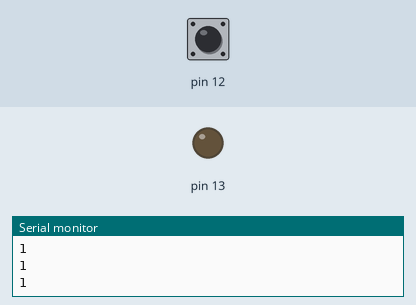
Simulated run of this sketch. Board: Arduino Uno, built with avr-gcc and run on an emulated ATmega328P. On the bench: output pins drawn as LEDs (lit = HIGH), the last lines printed to the serial monitor. The inputs (shaded band) are chosen by the test bench; at power-on: pin 12 HIGH.

Above: at 1.2 s.
1.3 s: pin 12 pulled LOW for 0.15 s
At 1.37 s:
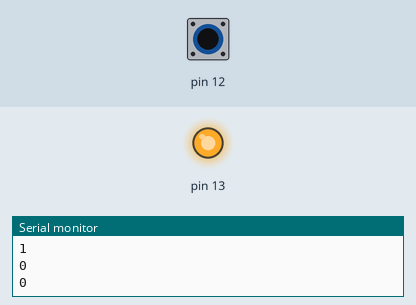
2.9 s: pin 12 pulled LOW for 3.2 s
At 6.7 s:
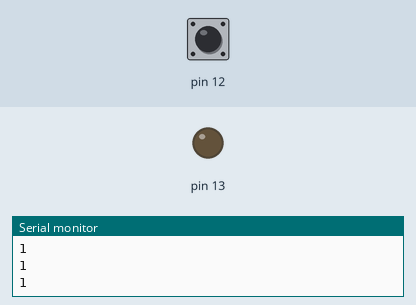
Timing chart, 0 to 8.2 s (numbered marks = the images above; inputs shaded):
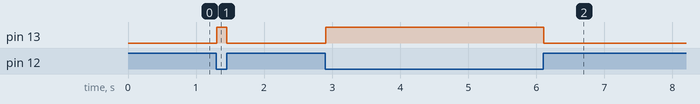

The sketch:

blink.ino
```cpp
void setup() {
  pinMode(13, OUTPUT);
  pinMode(12, INPUT_PULLUP);
  Serial.begin(9600);

}

void loop() {
  int valor = digitalRead(12);
  Serial.println(valor);
  if (valor == 0){
    digitalWrite(13, HIGH);
    delay(50);
  } else {
    digitalWrite(13, LOW);
    delay(50);
  }

}
```

Measured:
- after the input at 1.3 s, pin 13: LOW → HIGH at once, → LOW 0.15 s later
- after the input at 2.9 s, pin 13: LOW → HIGH at once, → LOW 3.2 s later
